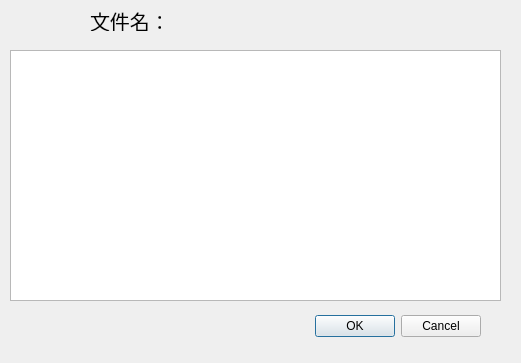
<?xml version="1.0" encoding="UTF-8"?>
<ui version="4.0">
 <class>OpenPanel</class>
 <widget class="QDialog" name="OpenPanel">
  <property name="geometry">
   <rect>
    <x>0</x>
    <y>0</y>
    <width>521</width>
    <height>363</height>
   </rect>
  </property>
  <property name="windowTitle">
   <string>Dialog</string>
  </property>
  <widget class="QDialogButtonBox" name="buttonBox">
   <property name="geometry">
    <rect>
     <x>140</x>
     <y>310</y>
     <width>341</width>
     <height>32</height>
    </rect>
   </property>
   <property name="orientation">
    <enum>Qt::Horizontal</enum>
   </property>
   <property name="standardButtons">
    <set>QDialogButtonBox::Cancel|QDialogButtonBox::Ok</set>
   </property>
  </widget>
  <widget class="QTextEdit" name="textEdit">
   <property name="geometry">
    <rect>
     <x>10</x>
     <y>50</y>
     <width>491</width>
     <height>251</height>
    </rect>
   </property>
  </widget>
  <widget class="QLabel" name="label">
   <property name="geometry">
    <rect>
     <x>90</x>
     <y>10</y>
     <width>71</width>
     <height>21</height>
    </rect>
   </property>
   <property name="font">
    <font>
     <pointsize>15</pointsize>
    </font>
   </property>
   <property name="text">
    <string>文件名：</string>
   </property>
  </widget>
  <widget class="QLabel" name="filename_label">
   <property name="geometry">
    <rect>
     <x>180</x>
     <y>10</y>
     <width>311</width>
     <height>21</height>
    </rect>
   </property>
   <property name="font">
    <font>
     <pointsize>15</pointsize>
    </font>
   </property>
   <property name="text">
    <string/>
   </property>
  </widget>
 </widget>
 <resources/>
 <connections>
  <connection>
   <sender>buttonBox</sender>
   <signal>accepted()</signal>
   <receiver>OpenPanel</receiver>
   <slot>accept()</slot>
   <hints>
    <hint type="sourcelabel">
     <x>248</x>
     <y>254</y>
    </hint>
    <hint type="destinationlabel">
     <x>157</x>
     <y>274</y>
    </hint>
   </hints>
  </connection>
  <connection>
   <sender>buttonBox</sender>
   <signal>rejected()</signal>
   <receiver>OpenPanel</receiver>
   <slot>reject()</slot>
   <hints>
    <hint type="sourcelabel">
     <x>316</x>
     <y>260</y>
    </hint>
    <hint type="destinationlabel">
     <x>286</x>
     <y>274</y>
    </hint>
   </hints>
  </connection>
 </connections>
</ui>
